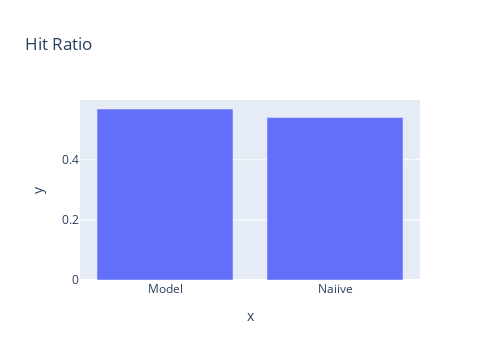

Here is the notebook cell this chart was saved with:
### Code cell
# HIT RATIO
px.bar(x=['Model', 'Naiive'], 
       y = [sign_match(clpusd_7_days_pred_df.loc[end_of_training:]['y_true'], 
                       clpusd_7_days_pred_df.loc[end_of_training:]['y_pred'],
                       return_matrix=False), 
                sign_match(clpusd_7_days_pred_df.loc[end_of_training:]['y_true'], 
                       clpusd_7_days_pred_df.loc[end_of_training:]['naiive_pred'],
                       return_matrix=False)],
      width = 500,
      title='Hit Ratio')

### Figure 1 — Plotly figure (JSON) as saved in the notebook; plotly's stock layout.template omitted (floating-point values rounded to 4 significant figures)
{"data": [{"alignmentgroup": "True", "hovertemplate": "x=%{x}<br>y=%{y}<extra></extra>", "legendgroup": "", "marker": {"color": "#636efa", "pattern": {"shape": ""}}, "name": "", "offsetgroup": "", "orientation": "v", "showlegend": false, "textposition": "auto", "type": "bar", "x": ["Model", "Naiive"], "xaxis": "x", "y": [0.5688, 0.5403], "yaxis": "y"}], "layout": {"barmode": "relative", "dragmode": "lasso", "height": 360, "legend": {"tracegroupgap": 0}, "title": {"text": "Hit Ratio"}, "width": 500, "xaxis": {"anchor": "y", "autorange": true, "domain": [0, 1], "range": [-0.5, 1.5], "title": {"text": "x"}, "type": "category"}, "yaxis": {"anchor": "x", "autorange": true, "domain": [0, 1], "range": [0, 0.5987], "title": {"text": "y"}, "type": "linear"}}}
